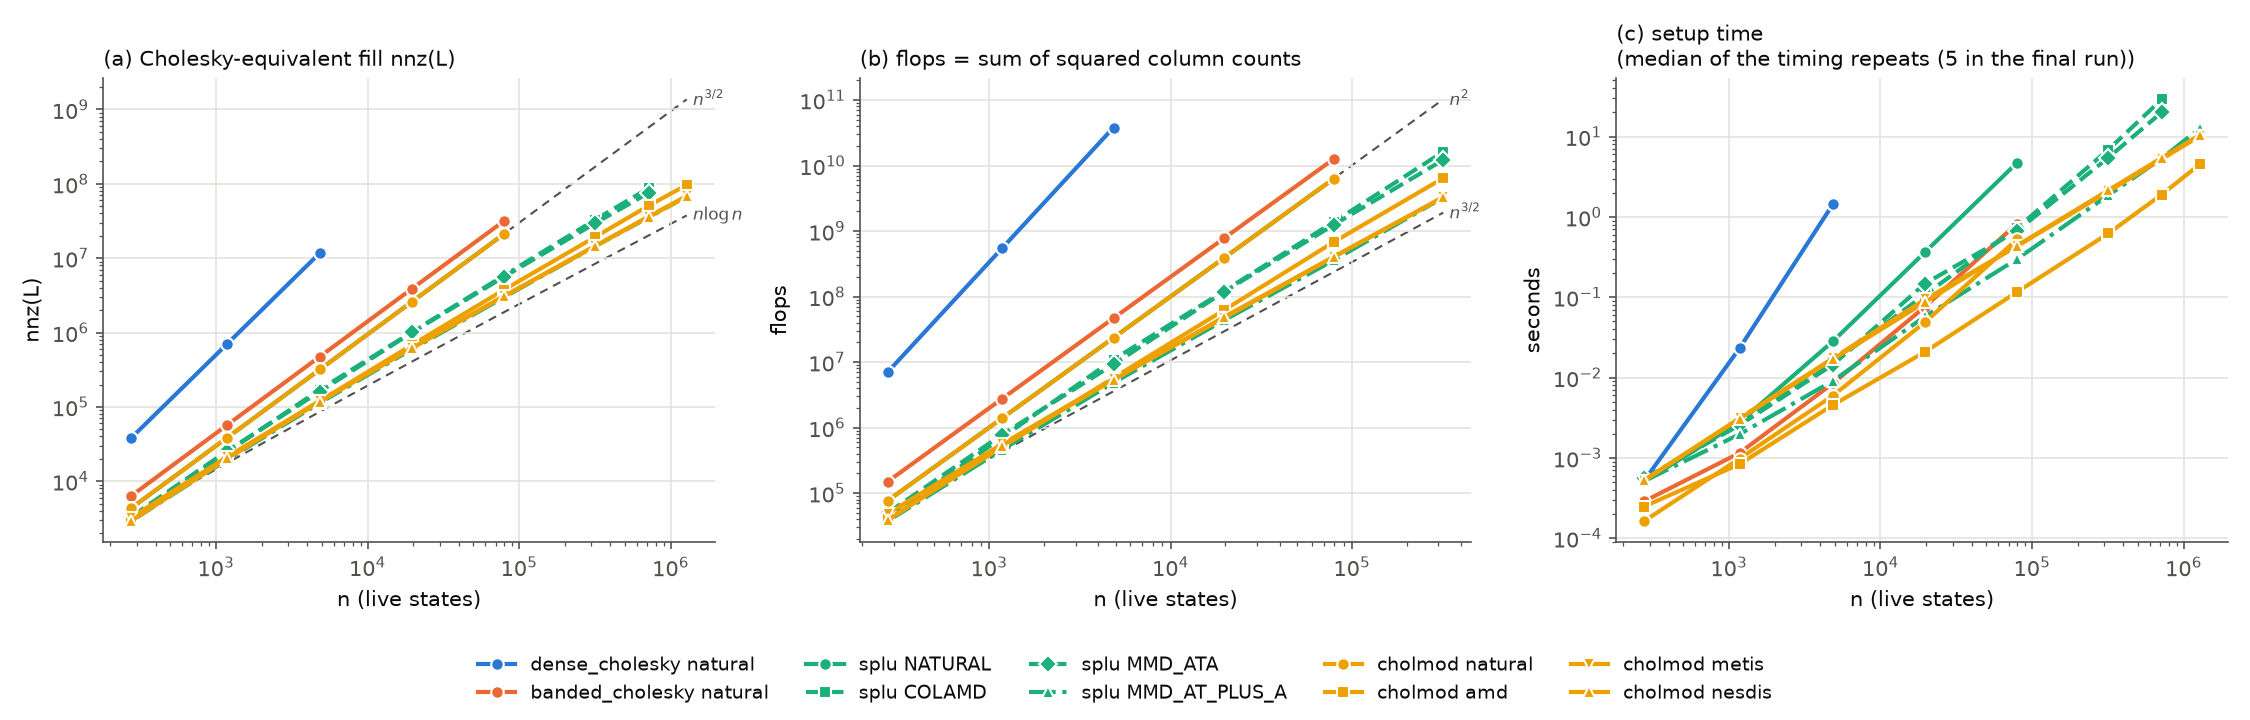

This figure's Python source:
"""Figure for chunk 2: fill, flops and setup time of the direct solvers against n, log-log.

(a) nnz_chol_equiv with guides n^{3/2} and n log n; (b) flops with guides n^2 and n^{3/2}; (c) setup_time.
Color = method family, marker and line style = ordering. Reads results/e02_direct.csv only.
    python figures/f02_direct.py [--results DIR] [--outdir DIR]
"""
import argparse
import pathlib

import matplotlib

matplotlib.use("Agg")
import matplotlib.pyplot as plt
from matplotlib.ticker import NullFormatter
import numpy as np
import pandas as pd

INK, MUTED, GRID = "#0b0b0b", "#52514e", "#e4e3df"
FAMILY_COLOR = {"dense_cholesky": "#2a78d6", "banded_cholesky": "#eb6834", "splu": "#1baf7a", "cholmod": "#eda100"}
STYLE = {  # ordering -> (marker, linestyle)
    "natural": ("o", "-"), "NATURAL": ("o", "-"),
    "COLAMD": ("s", "--"), "MMD_ATA": ("D", "--"), "MMD_AT_PLUS_A": ("^", "-."),
    "amd": ("s", "-"), "metis": ("v", "-"), "nesdis": ("^", "-"),
}
SERIES = [("dense_cholesky", "natural"), ("banded_cholesky", "natural"), ("splu", "NATURAL"), ("splu", "COLAMD"),
          ("splu", "MMD_ATA"), ("splu", "MMD_AT_PLUS_A"), ("cholmod", "natural"), ("cholmod", "amd"),
          ("cholmod", "metis"), ("cholmod", "nesdis")]


def guide(ax, n, f, anchor_n, anchor_y, label):
    """Dashed grey guide c * f(n) through (anchor_n, anchor_y), labelled at its right end."""
    y = anchor_y * f(n) / f(anchor_n)
    ax.plot(n, y, color=MUTED, linestyle=(0, (4, 3)), linewidth=1, zorder=1)
    ax.annotate(label, xy=(n[-1], y[-1]), xytext=(3, 0), textcoords="offset points", color=MUTED,
                fontsize=8, va="center")


def panel(ax, df, col, title, ylabel):
    for method, ordering in SERIES:
        d = df[(df["method"] == method) & (df["ordering"] == ordering)].dropna(subset=[col]).sort_values("n")
        if d.empty:
            continue
        marker, ls = STYLE[ordering]
        ax.plot(d["n"], d[col], color=FAMILY_COLOR[method], marker=marker, linestyle=ls, linewidth=2,
                markersize=6, markeredgecolor="white", markeredgewidth=1, label=f"{method} {ordering}", zorder=3)
    ax.set_xscale("log")
    ax.set_yscale("log")
    ax.xaxis.set_minor_formatter(NullFormatter())  # minor labels collide on a log axis
    ax.set_xlabel("n (live states)", color=INK)
    ax.set_ylabel(ylabel, color=INK)
    ax.set_title(title, color=INK, fontsize=10, loc="left")
    ax.grid(color=GRID, linewidth=0.8, which="major")
    for side in ("top", "right"):
        ax.spines[side].set_visible(False)
    for side in ("left", "bottom"):
        ax.spines[side].set_color(MUTED)
    ax.tick_params(colors=MUTED, which="both")


def anchor(df, method, ordering, col):
    """Smallest-n point of a series: the guides start there so their slopes are easy to compare."""
    d = df[(df["method"] == method) & (df["ordering"] == ordering)].dropna(subset=[col]).sort_values("n")
    return d["n"].iloc[0], d[col].iloc[0]


def main():
    parser = argparse.ArgumentParser()
    parser.add_argument("--results", default="results")
    parser.add_argument("--outdir", default="figures")
    args = parser.parse_args()

    df = pd.read_csv(pathlib.Path(args.results) / "e02_direct.csv")
    n = np.geomspace(df["n"].min(), df["n"].max(), 50)

    fig, axes = plt.subplots(1, 3, figsize=(15, 4.8), dpi=150)
    panel(axes[0], df, "nnz_chol_equiv", "(a) Cholesky-equivalent fill nnz(L)", "nnz(L)")
    guide(axes[0], n, lambda m: m**1.5, *anchor(df, "cholmod", "natural", "nnz_chol_equiv"), r"$n^{3/2}$")
    guide(axes[0], n, lambda m: m * np.log(m), *anchor(df, "cholmod", "metis", "nnz_chol_equiv"), r"$n \log n$")

    panel(axes[1], df, "flops", "(b) flops = sum of squared column counts", "flops")
    fl = df.dropna(subset=["flops"])
    m = np.geomspace(fl["n"].min(), fl["n"].max(), 50)
    guide(axes[1], m, lambda k: k**2, *anchor(df, "cholmod", "natural", "flops"), r"$n^2$")
    guide(axes[1], m, lambda k: k**1.5, *anchor(df, "cholmod", "metis", "flops"), r"$n^{3/2}$")

    panel(axes[2], df, "setup_time", "(c) setup time\n(median of the timing repeats (5 in the final run))", "seconds")

    handles, labels = axes[0].get_legend_handles_labels()
    fig.legend(handles, labels, loc="lower center", ncol=5, frameon=False, fontsize=9, labelcolor=INK)
    fig.tight_layout(rect=(0, 0.12, 1, 1))

    outdir = pathlib.Path(args.outdir)
    outdir.mkdir(parents=True, exist_ok=True)
    path = outdir / "f02_direct.png"
    fig.savefig(path)
    print(f"wrote {path}")


if __name__ == "__main__":
    main()
